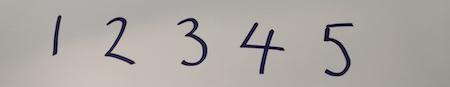
#> input picture s1.jpg, 450 x 87 px
$ python app.py
#> lines starting #> are read from the running program, lines starting #| are printed output that depends on the picture; after the words box and inside, x2 and y2 are one past the last pixel; in counts of white or black regions, pixels touching at a corner belong together
from PIL import Image
import cv2
import pytesseract
pytesseract.pytesseract.tesseract_cmd = "C:\\Program Files\\Tesseract-OCR\\tesseract.exe"

image_path_1 = "s1.jpg"

image = cv2.imread(image_path_1)
#> image is the input picture: shape (87, 450, 3); mean B, G, R 163.3, 167.1, 171.9

gray = cv2.cvtColor(image, cv2.COLOR_BGR2GRAY)

kernel = cv2.getStructuringElement(cv2.MORPH_RECT, (2, 2))
opened = cv2.morphologyEx(gray, cv2.MORPH_OPEN, kernel)
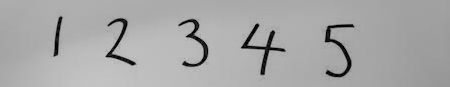
#> opened: shape (87, 450); min 1, max 195, mean 167.4

_, thresh = cv2.threshold(opened, 120, 255, cv2.THRESH_BINARY_INV)
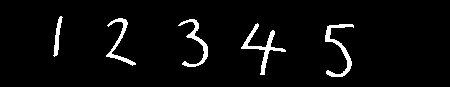
#> thresh: shape (87, 450); 4.2% white; 5 white regions, box (x1, y1, x2, y2) and area: (241, 23, 286, 75) 429, (325, 24, 354, 77) 408, (178, 19, 208, 67) 336, (106, 18, 136, 66) 302, (53, 16, 63, 57) 163

custom_config = r'--oem 3 --psm 10 outputbase digits'

#> (the run stopped early here; a loop or call above may not have finished)
